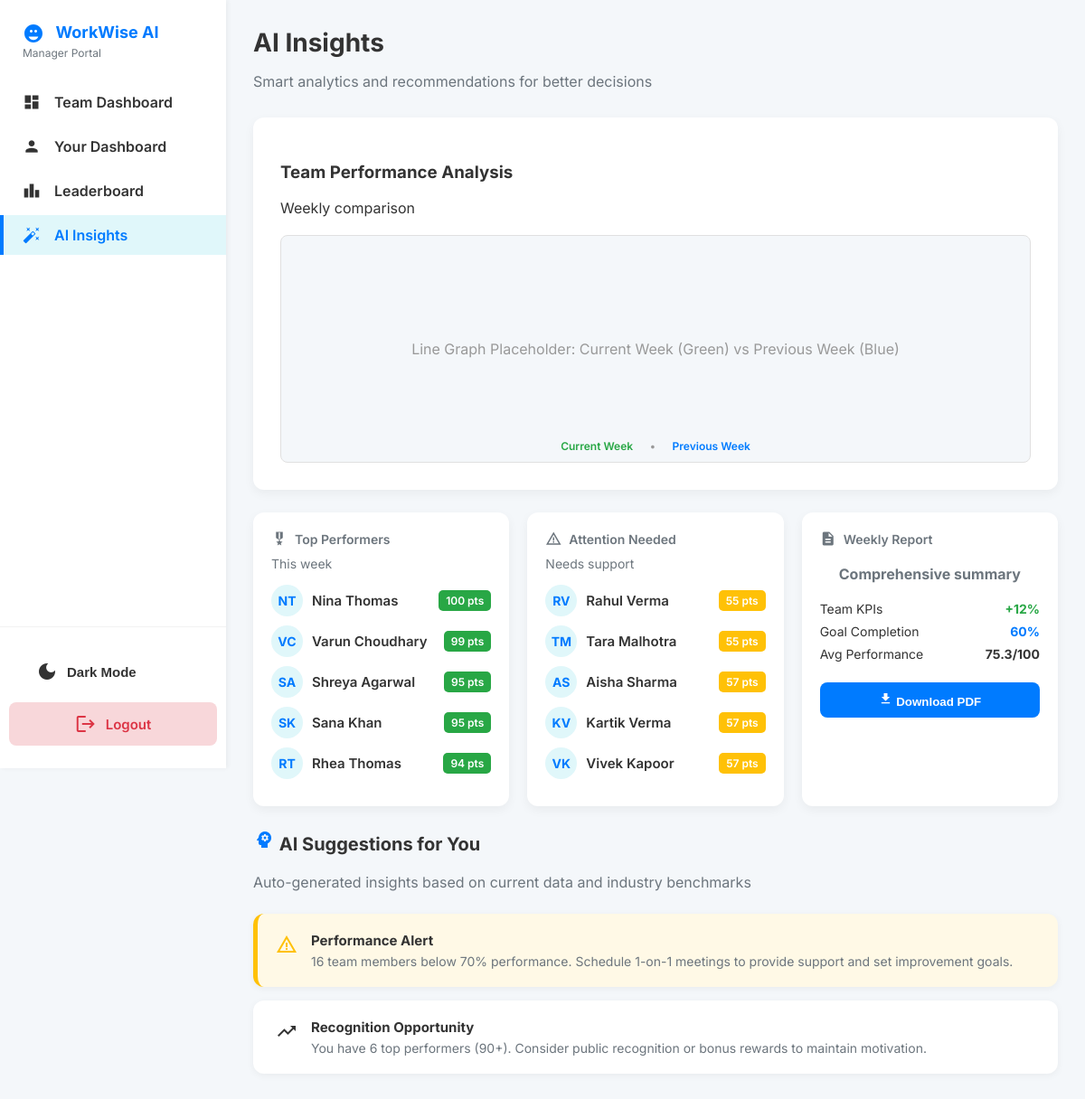
/insights (signed in), run on the app's committed database.
### main.py (models this page shows)
class Employee(db.Model):
    __tablename__ = 'employees'
    id = db.Column(db.Integer, primary_key=True)
    name = db.Column(db.String(100), nullable=False)
    user_id = db.Column(db.Integer, db.ForeignKey('users.id'), nullable=True, unique=True)
    manager_id = db.Column(db.Integer, db.ForeignKey('users.id'))
    position = db.Column(db.String(50))
    department = db.Column(db.String(50))
    performance_score = db.Column(db.Integer, default=75)
    review = db.Column(db.Text)
    ai_summary = db.Column(db.String(500), default="")
    recent_activities = db.Column(db.PickleType, default=[])
    work_logs = db.Column(db.String(50))
    commits = db.Column(db.Integer)
    reward = db.Column(db.String(50))
    hire_date = db.Column(db.Date)
    created_at = db.Column(db.DateTime, default=datetime.utcnow)
    updated_at = db.Column(db.DateTime, default=datetime.utcnow, onupdate=datetime.utcnow)

### main.py (the view)
    def wrapped_view(*args, **kwargs):
        if "user_id" not in session:
            flash("Please log in first.", "danger")
            return redirect(url_for("login"))
        return view(*args, **kwargs)

### main.py (called while the page is built)
def get_user_by_id(user_id):
    return User.query.get(user_id)

def login_required(view):
    def wrapped_view(*args, **kwargs):
        if "user_id" not in session:
            flash("Please log in first.", "danger")
            return redirect(url_for("login"))
        return view(*args, **kwargs)
    wrapped_view.__name__ = view.__name__
    return wrapped_view

### templates/insights.html (shortened to what this page needs)
<!DOCTYPE html>
<html lang="en">
<head>
    <link rel="stylesheet" href="{{ url_for('static', filename='css/styles.css') }}">
</head>
<body class="light-mode">
    <aside class="sidebar">
        <div class="logo-section">
            <h1>WorkWise AI</h1>
            <p>Manager Portal</p>
        </div>
        <nav class="nav-links">
            <a href="{{ url_for('team_dashboard') }}">
                <span class="material-icons">dashboard</span> Team Dashboard
            </a>
            <a href="{{ url_for('your_dashboard') }}">
                <span class="material-icons">person</span> Your Dashboard
            </a>
            <a href="{{ url_for('leaderboard') }}">
                <span class="material-icons">leaderboard</span> Leaderboard
            </a>
            <a href="{{ url_for('insights') }}" class="active">
                <span class="material-icons">auto_fix_high</span> AI Insights
            </a>
        </nav>
        <div class="utility-section">
            <button id="mode-toggle" onclick="toggleDarkMode()">
                <span class="material-icons">dark_mode</span> Dark Mode
            </button>
            <a href="{{ url_for('logout') }}" class="logout">
                <span class="material-icons">logout</span> Logout
            </a>
        </div>
    </aside>
    <main class="main-content">
        <header class="dashboard-header">
            <h2>AI Insights</h2>
            <p>Smart analytics and recommendations for better decisions</p>
        </header>
        <div class="content-box graph-section">
            <div class="graph-header">
                <h3>Team Performance Analysis</h3>
                <p>Weekly comparison</p>
            </div>
            <div class="chart-placeholder">
                Line Graph Placeholder: Current Week (Green) vs Previous Week (Blue)
                <div class="chart-legend">
                    <span class="current">Current Week</span> • <span class="previous">Previous Week</span>
                </div>
            </div>
        </div>
        <div class="ai-summary-cards">
            <div class="card">
                <div class="card-title">
                    <span class="material-icons card-icon green-icon">military_tech</span> Top Performers
                </div>
                <p class="card-subtitle" style="margin-top: 5px;">This week</p>
                <ul class="performer-list">
                    {% for performer in top_performers %}
                    <li class="performer-item">
                        <div class="initials">{{ performer.name|first }}{{ performer.name.split()[1]|first if performer.name.split()|length > 1 else '' }}</div>
                        <span class="name">{{ performer.name }}</span>
                        <span class="score-tag green-bg">{{ performer.performance_score }} pts</span>
                    </li>
                    {% endfor %}
                </ul>
            </div>
            <div class="card">
                <div class="card-title">
                    <span class="material-icons card-icon red-icon">warning_amber</span> Attention Needed
                </div>
                <p class="card-subtitle" style="margin-top: 5px;">Needs support</p>
                <ul class="performer-list">
                    {% for emp in attention_needed %}
                    <li class="performer-item">
                        <div class="initials red-initials">{{ emp.name|first }}{{ emp.name.split()[1]|first if emp.name.split()|length > 1 else '' }}</div>
                        <span class="name">{{ emp.name }}</span>
                        <span class="score-tag yellow-bg">{{ emp.performance_score }} pts</span>
                    </li>
                    {% endfor %}
                </ul>
            </div>
            <div class="card report-card">
                <div class="card-title" style="margin-bottom: 0;">
                    <span class="material-icons card-icon blue-icon">description</span> Weekly Report
                </div>
                <div class="report-card-content">
                    <h4 class="text-secondary">Comprehensive summary</h4>
                    <div class="report-stat">
                        <span>Team KPIs</span>
                        <span class="report-stat-value green-text">+12%</span>
                    </div>
                    <div class="report-stat">
                        <span>Goal Completion</span>
                        <span class="report-stat-value blue-text">{{ goal_completion_rate }}%</span>
                    </div>
                    <div class="report-stat">
                        <span>Avg Performance</span>
                        <span class="report-stat-value">{{ avg_performance }}/100</span>
                    </div>
                    <button class="download-btn">
                        <span class="material-icons icon-sm">download</span> Download PDF
                    </button>
                </div>
            </div>
        </div>
        <h3 class="suggestions-title"><span class="material-icons icon-blue">psychology</span> AI Suggestions for You</h3>
        <p class="text-secondary" style="margin-bottom: 25px;">Auto-generated insights based on current data and industry benchmarks</p>
        <div class="suggestions-list">
            {% for suggestion in ai_suggestions %}
            <div class="suggestion-item {{ suggestion.type }}">
                <span class="material-icons suggestion-icon
                    {% if suggestion.type == 'alert' %}icon-orange
                    {% elif suggestion.type == 'info' %}icon-blue
                    {% elif suggestion.type == 'success' %}green-icon
                    {% endif %}">
                </span>
                <div class="suggestion-text">
                    <h5>{{ suggestion.title }}</h5>
                    <p>{{ suggestion.text }}</p>
                </div>
            </div>
            {% endfor %}
        </div>
    </main>
</body>
</html>

### data on the page
Employee: name|first "N", name.split|first "T", name "Nina Thomas", performance_score "100"
Employee: name|first "V", name.split|first "C", name "Varun Choudhary", performance_score "99"
Employee: name|first "S", name.split|first "A", name "Shreya Agarwal", performance_score "95"
Employee: name|first "S", name.split|first "K", name "Sana Khan", performance_score "95"
Employee: name|first "R", name.split|first "T", name "Rhea Thomas", performance_score "94"
Employee: name|first "R", name.split|first "V", name "Rahul Verma", performance_score "55"
Employee: name|first "T", name.split|first "M", name "Tara Malhotra", performance_score "55"
Employee: name|first "A", name.split|first "S", name "Aisha Sharma", performance_score "57"
Employee: name|first "K", name.split|first "V", name "Kartik Verma", performance_score "57"
Employee: name|first "V", name.split|first "K", name "Vivek Kapoor", performance_score "57"

### other printed values
{{ goal_completion_rate }} "60"
{{ avg_performance }} "75.3"
{{ suggestion.title }} "Performance Alert" "Recognition Opportunity"
{{ suggestion.text }} "16 team members below 70% performance. Schedule 1-on-1 meetings to provide support and set improvement goals." "You have 6 top performers (90+). Consider public recognition or bonus rewards to maintain motivation."
